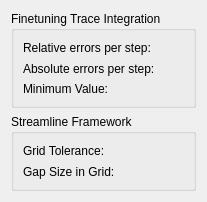
     <widget class="QWidget" name="tabAdvanced" >
      <attribute name="title" >
       <string>Advanced</string>
      </attribute>
      <layout class="QGridLayout" >
       <item row="0" column="0" >
        <widget class="QGroupBox" name="vrpGroupBoxFinetuning" >
         <property name="title" >
          <string>Finetuning Trace Integration</string>
         </property>
         <layout class="QGridLayout" >
          <item row="1" column="0" >
           <widget class="QLabel" name="textLabel3_2_2" >
            <property name="toolTip" >
             <string>Finetuning parameter for integration&lt;br> 
(Maximum permitted absolute error per integration step).</string>
            </property>
            <property name="whatsThis" >
             <string>Finetuning parameter for integration&lt;br> 
(Maximum permitted absolute error per integration step).</string>
            </property>
            <property name="text" >
             <string>Absolute errors per step:</string>
            </property>
            <property name="wordWrap" >
             <bool>false</bool>
            </property>
           </widget>
          </item>
          <item row="0" column="0" >
           <widget class="QLabel" name="vrpLabelRelativeErrors" >
            <property name="toolTip" >
             <string>Finetuning parameter for integration&lt;br> 
(Maximum permitted relative error per integration step).</string>
            </property>
            <property name="whatsThis" >
             <string>Finetuning parameter for integration&lt;br> 
(Maximum permitted relative error per integration step).</string>
            </property>
            <property name="text" >
             <string>Relative errors per step:</string>
            </property>
            <property name="wordWrap" >
             <bool>false</bool>
            </property>
           </widget>
          </item>
          <item row="2" column="0" >
           <widget class="QLabel" name="vrpLabelMinimumValue" >
            <property name="toolTip" >
             <string>Finetuning parameter for integration&lt;br> 
(Minimum velocity for integration interrupt).</string>
            </property>
            <property name="whatsThis" >
             <string>Finetuning parameter for integration&lt;br> 
(Minimum velocity for integration interrupt).</string>
            </property>
            <property name="text" >
             <string>Minimum Value:</string>
            </property>
            <property name="wordWrap" >
             <bool>false</bool>
            </property>
           </widget>
          </item>
          <item row="0" column="2" >
           <spacer name="spacer657" >
            <property name="orientation" >
             <enum>Qt::Horizontal</enum>
            </property>
            <property name="sizeType" >
             <enum>QSizePolicy::Expanding</enum>
            </property>
            <property name="sizeHint" stdset="0" >
             <size>
              <width>23</width>
              <height>16</height>
             </size>
            </property>
           </spacer>
          </item>
          <item row="0" column="1" >
           <widget class="ChangeIndicatedLE" native="1" name="vrpLineEditRelativeErrors" />
          </item>
          <item row="1" column="1" >
           <widget class="ChangeIndicatedLE" native="1" name="vrpLineEditAbsoluteErrors" />
          </item>
          <item row="2" column="1" >
           <widget class="ChangeIndicatedLE" native="1" name="vrpLineEditMinimumValue" />
          </item>
         </layout>
        </widget>
       </item>
       <item row="1" column="0" >
        <widget class="QGroupBox" name="vrpGroupBoxFramework" >
         <property name="minimumSize" >
          <size>
           <width>0</width>
           <height>0</height>
          </size>
         </property>
         <property name="maximumSize" >
          <size>
           <width>32767</width>
           <height>32767</height>
          </size>
         </property>
         <property name="toolTip" >
          <string/>
         </property>
         <property name="title" >
          <string>Streamline Framework</string>
         </property>
         <layout class="QGridLayout" >
          <item row="1" column="0" >
           <widget class="QLabel" name="vrpLabelMinimumValue_2" >
            <property name="text" >
             <string>Gap Size in Grid:</string>
            </property>
            <property name="wordWrap" >
             <bool>false</bool>
            </property>
           </widget>
          </item>
          <item row="0" column="0" >
           <widget class="QLabel" name="vrpLabelGridTolerance" >
            <property name="toolTip" >
             <string>Tolerance value for grid with gaps.</string>
            </property>
            <property name="whatsThis" >
             <string>Tolerance value for grid with gaps.</string>
            </property>
            <property name="text" >
             <string>Grid Tolerance:</string>
            </property>
            <property name="wordWrap" >
             <bool>false</bool>
            </property>
           </widget>
          </item>
          <item row="0" column="2" >
           <spacer name="spacer657_2" >
            <property name="orientation" >
             <enum>Qt::Horizontal</enum>
            </property>
            <property name="sizeType" >
             <enum>QSizePolicy::Expanding</enum>
            </property>
            <property name="sizeHint" stdset="0" >
             <size>
              <width>45</width>
              <height>16</height>
             </size>
            </property>
           </spacer>
          </item>
          <item row="0" column="1" >
           <widget class="ChangeIndicatedLE" native="1" name="vrpLineEditGridTolerance" />
          </item>
          <item row="1" column="1" >
           <widget class="ChangeIndicatedLE" native="1" name="vrpLineEditMinimumValue_2" />
          </item>
         </layout>
        </widget>
       </item>
      </layout>
     </widget>
